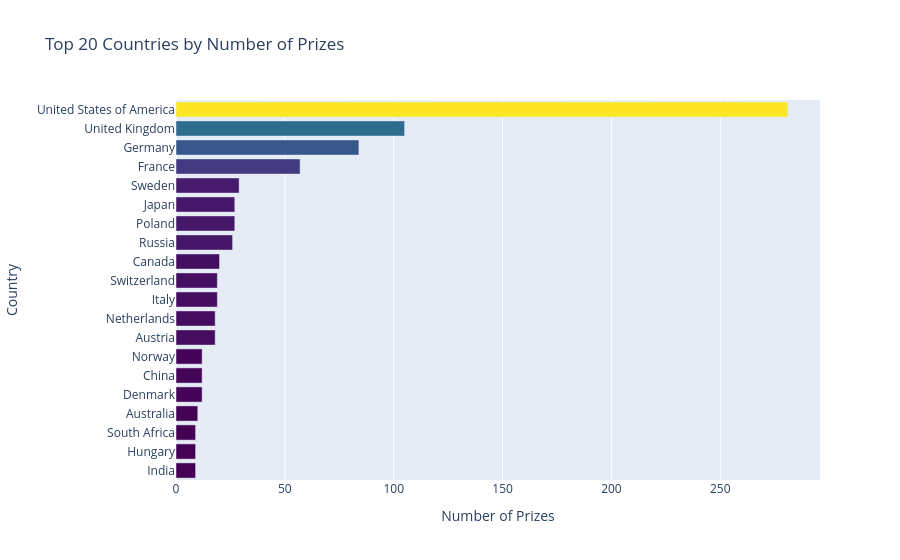

The notebook cell saved with this chart:
### Code cell
h_bar = px.bar(x=top20_countries.prize,
               y=top20_countries.birth_country_current,
               orientation='h',
               color=top20_countries.prize,
               color_continuous_scale='Viridis',
               title='Top 20 Countries by Number of Prizes')

h_bar.update_layout(xaxis_title='Number of Prizes', 
                    yaxis_title='Country',
                    coloraxis_showscale=False)
h_bar.show()

### Figure 1 — Plotly figure (JSON) as saved in the notebook; plotly's stock layout.template omitted (floating-point values rounded to 4 significant figures)
{"data": [{"hovertemplate": "x=%{x}<br>y=%{y}<br>color=%{marker.color}<extra></extra>", "legendgroup": "", "marker": {"color": [9, 9, 9, 10, 12, 12, 12, 18, 18, 19, 19, 20, 26, 27, 27, 29, 57, 84, 105, 281], "coloraxis": "coloraxis", "pattern": {"shape": ""}}, "name": "", "orientation": "h", "showlegend": false, "textposition": "auto", "type": "bar", "x": [9, 9, 9, 10, 12, 12, 12, 18, 18, 19, 19, 20, 26, 27, 27, 29, 57, 84, 105, 281], "xaxis": "x", "y": ["India", "Hungary", "South Africa", "Australia", "Denmark", "China", "Norway", "Austria", "Netherlands", "Italy", "Switzerland", "Canada", "Russia", "Poland", "Japan", "Sweden", "France", "Germany", "United Kingdom", "United States of America"], "yaxis": "y"}], "layout": {"barmode": "relative", "coloraxis": {"autocolorscale": false, "colorbar": {"title": {"text": "color"}}, "colorscale": [[0, "#440154"], [0.1111, "#482878"], [0.2222, "#3e4989"], [0.3333, "#31688e"], [0.4444, "#26828e"], [0.5556, "#1f9e89"], [0.6667, "#35b779"], [0.7778, "#6ece58"], [0.8889, "#b5de2b"], [1, "#fde725"]], "showscale": false}, "legend": {"tracegroupgap": 0}, "title": {"text": "Top 20 Countries by Number of Prizes"}, "xaxis": {"anchor": "y", "domain": [0, 1], "title": {"text": "Number of Prizes"}}, "yaxis": {"anchor": "x", "domain": [0, 1], "title": {"text": "Country"}}}}
